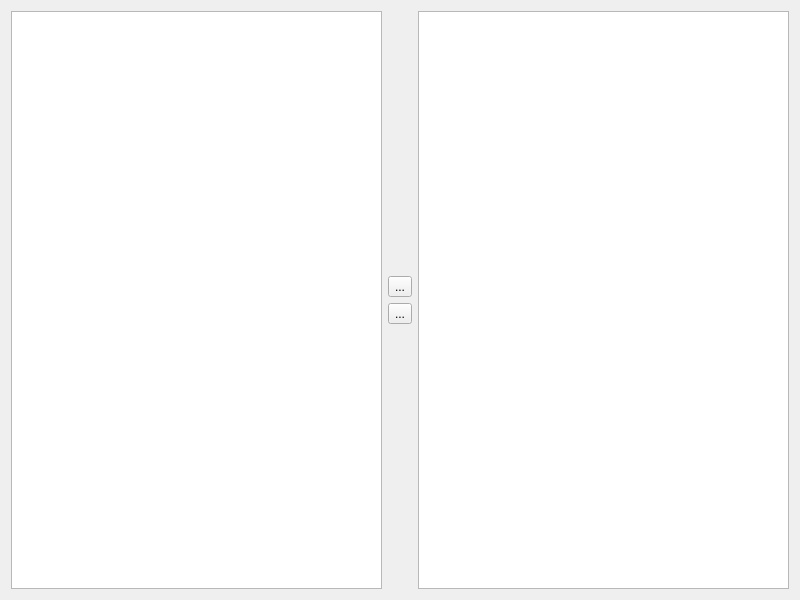
<?xml version="1.0" encoding="UTF-8"?>
<ui version="4.0">
 <class>Dialog</class>
 <widget class="QDialog" name="Dialog">
  <property name="geometry">
   <rect>
    <x>0</x>
    <y>0</y>
    <width>800</width>
    <height>600</height>
   </rect>
  </property>
  <property name="windowTitle">
   <string>Dialog</string>
  </property>
  <layout class="QVBoxLayout" name="verticalLayout_2">
   <item>
    <layout class="QHBoxLayout" name="horizontalLayout">
     <item>
      <widget class="QListWidget" name="projectA"/>
     </item>
     <item>
      <layout class="QVBoxLayout" name="verticalLayout">
       <item>
        <spacer name="verticalSpacer">
         <property name="orientation">
          <enum>Qt::Vertical</enum>
         </property>
         <property name="sizeHint" stdset="0">
          <size>
           <width>20</width>
           <height>40</height>
          </size>
         </property>
        </spacer>
       </item>
       <item>
        <widget class="QToolButton" name="toolButton">
         <property name="text">
          <string>...</string>
         </property>
         <property name="icon">
          <iconset resource="res.qrc">
           <normaloff>:/images/left.png</normaloff>:/images/left.png</iconset>
         </property>
        </widget>
       </item>
       <item>
        <widget class="QToolButton" name="toolButton_2">
         <property name="text">
          <string>...</string>
         </property>
         <property name="icon">
          <iconset resource="res.qrc">
           <normaloff>:/images/right.png</normaloff>:/images/right.png</iconset>
         </property>
        </widget>
       </item>
       <item>
        <spacer name="verticalSpacer_2">
         <property name="orientation">
          <enum>Qt::Vertical</enum>
         </property>
         <property name="sizeHint" stdset="0">
          <size>
           <width>20</width>
           <height>40</height>
          </size>
         </property>
        </spacer>
       </item>
      </layout>
     </item>
     <item>
      <widget class="QListWidget" name="projectB"/>
     </item>
    </layout>
   </item>
  </layout>
 </widget>
 <resources>
  <include location="res.qrc"/>
 </resources>
 <connections/>
</ui>
